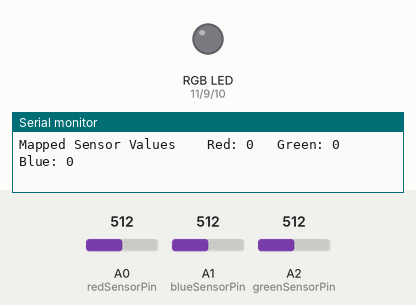
Recording of a sketch running on a simulated Arduino Uno, built with avr-gcc and run on an emulated ATmega328P. On the bench: an RGB LED mixed from three pins (HIGH = lit), the last lines printed to the serial monitor. Inputs (shaded band) come from the test bench; at power-on: A0 (redSensorPin) = 512, A1 (blueSensorPin) = 512, A2 (greenSensorPin) = 512.

Above: at 1.2 s.
1.3 s: A0 (redSensorPin) set to 716
At 2.7 s:
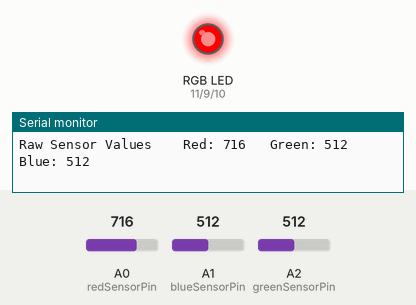
3.0 s: A1 (blueSensorPin) set to 716
At 3.8 s:
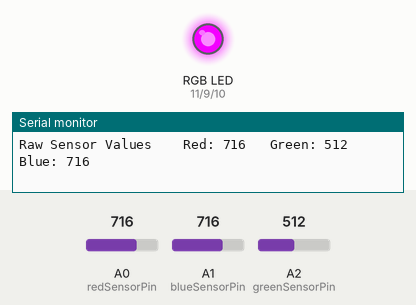
4.8 s: A2 (greenSensorPin) set to 716
At 5.9 s:
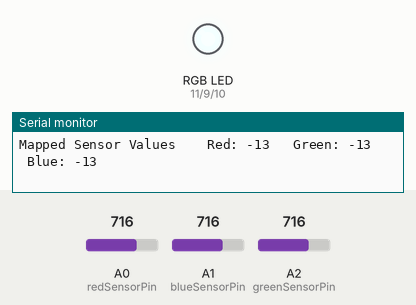
6.6 s: A0 (redSensorPin) set to 661
At 7.9 s:
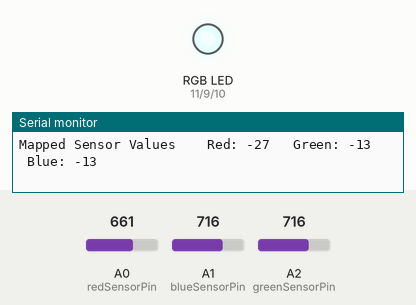
9.6 s: A0 (redSensorPin) set to 629
At 10.9 s:
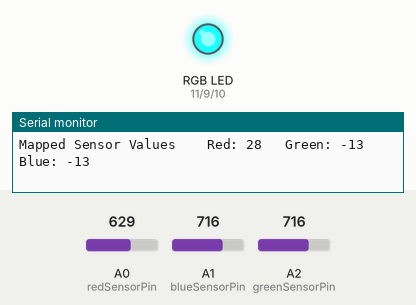
11.4 s: A1 (blueSensorPin) set to 511
At 12.2 s:
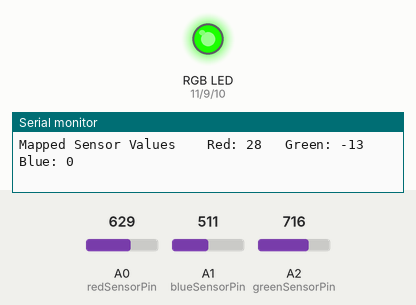
Timing chart, 0 to 14.2 s (numbered marks = the images above; inputs shaded):
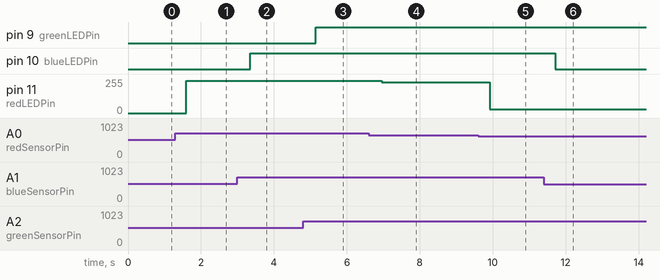

The sketch:

colorMixing.ino
```cpp
const int greenLEDPin = 9;
const int redLEDPin = 11;
const int blueLEDPin = 10;

const int greenSensorPin = A2;
const int redSensorPin = A0;
const int blueSensorPin = A1;

int redValue = 0;
int greenValue = 0;
int blueValue = 0;

int redSensorValue = 0;
int greenSensorValue = 0;
int blueSensorValue = 0;

void setup() {
  Serial.begin(4800);

  pinMode(greenLEDPin, OUTPUT);
  pinMode(redLEDPin, OUTPUT);
  pinMode(blueLEDPin, OUTPUT);

  // Arduino already knows the sensor pins are inputs

}

void loop() {

  redSensorValue = analogRead(redSensorPin);
  delay(5);
  greenSensorValue = analogRead(greenSensorPin);
  delay(5);
  blueSensorValue = analogRead(blueSensorPin);

  Serial.print("Raw Sensor Values \t Red: ");
  Serial.print(redSensorValue);
  Serial.print("\t Green: ");
  Serial.print(greenSensorValue);
  Serial.print("\t Blue: ");
  Serial.println(blueSensorValue);

  // Sensor reads from 0 to 1023
  // analogWrite receives an integer (from 0 to 255)
  // 1023 ______ 255
  // sensorValue _____ colorValue
  redValue = (redSensorValue * 255) / 1023;
  greenValue = (greenSensorValue * 255) / 1023;
  blueValue = (blueSensorValue * 255) / 1023;

  Serial.print("Mapped Sensor Values \t Red: ");
  Serial.print(redValue);
  Serial.print("\t Green: ");
  Serial.print(greenValue);
  Serial.print("\t Blue: ");
  Serial.println(blueValue);

  analogWrite(redLEDPin, redValue);
  analogWrite(greenLEDPin, greenValue);
  analogWrite(blueLEDPin, blueValue);

}
```

Measured:
- the behaviour switches between 643 and 642 on A0 (redSensorPin) (found by bisection; images 4 and 5)
- after the input at 1.3 s, pin 11 (redLEDPin): 0/255 → 243/255 after 0.30 s
- after the input at 3.0 s, pin 10 (blueLEDPin): LOW → HIGH after 0.35 s
- after the input at 4.8 s, pin 9 (greenLEDPin): LOW → HIGH after 0.34 s
- after the input at 6.6 s, pin 11 (redLEDPin): 243/255 → 229/255 after 0.36 s
- after the input at 9.6 s, pin 11 (redLEDPin): 229/255 → 28/255 after 0.31 s
- after the input at 11.4 s, pin 10 (blueLEDPin): HIGH → LOW after 0.31 s
